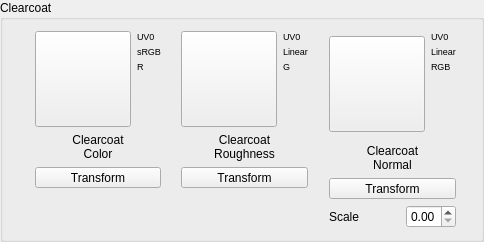
            <widget class="QGroupBox" name="grpClearcoat">
             <property name="title">
              <string>Clearcoat</string>
             </property>
             <layout class="QHBoxLayout" name="horizontalLayout_4">
              <item>
               <spacer name="horizontalSpacer_19">
                <property name="orientation">
                 <enum>Qt::Orientation::Horizontal</enum>
                </property>
                <property name="sizeHint" stdset="0">
                 <size>
                  <width>15</width>
                  <height>20</height>
                 </size>
                </property>
               </spacer>
              </item>
              <item>
               <widget class="Line" name="line_4">
                <property name="orientation">
                 <enum>Qt::Orientation::Horizontal</enum>
                </property>
               </widget>
              </item>
              <item>
               <layout class="QVBoxLayout" name="verticalLayout_16">
                <item>
                 <layout class="QHBoxLayout" name="horizontalLayoutCCColorPreview">
                  <property name="spacing">
                   <number>6</number>
                  </property>
                  <item>
                   <widget class="QPushButton" name="btnCCColorTex">
                    <property name="minimumSize">
                     <size>
                      <width>96</width>
                      <height>96</height>
                     </size>
                    </property>
                    <property name="maximumSize">
                     <size>
                      <width>96</width>
                      <height>96</height>
                     </size>
                    </property>
                    <property name="acceptDrops">
                     <bool>true</bool>
                    </property>
                    <property name="toolTip">
                     <string>Load/Replace Clearcoat Color</string>
                    </property>
                    <property name="text">
                     <string/>
                    </property>
                    <property name="iconSize">
                     <size>
                      <width>90</width>
                      <height>90</height>
                     </size>
                    </property>
                   </widget>
                  </item>
                  <item>
                   <layout class="QVBoxLayout" name="verticalLayoutCCColorMeta">
                    <property name="spacing">
                     <number>4</number>
                    </property>
                    <item>
                     <widget class="QLabel" name="lblCCColorMetaUV">
                      <property name="font">
                       <font>
                        <pointsize>7</pointsize>
                       </font>
                      </property>
                      <property name="text">
                       <string>UV0</string>
                      </property>
                     </widget>
                    </item>
                    <item>
                     <widget class="QLabel" name="lblCCColorMetaColorSpace">
                      <property name="font">
                       <font>
                        <pointsize>7</pointsize>
                       </font>
                      </property>
                      <property name="text">
                       <string>sRGB</string>
                      </property>
                     </widget>
                    </item>
                    <item>
                     <widget class="QLabel" name="lblCCColorMetaPacking">
                      <property name="font">
                       <font>
                        <pointsize>7</pointsize>
                       </font>
                      </property>
                      <property name="text">
                       <string>R</string>
                      </property>
                     </widget>
                    </item>
                    <item>
                     <spacer name="verticalSpacerCCColorMeta">
                      <property name="orientation">
                       <enum>Qt::Orientation::Vertical</enum>
                      </property>
                      <property name="sizeHint" stdset="0">
                       <size>
                        <width>20</width>
                        <height>40</height>
                       </size>
                      </property>
                     </spacer>
                    </item>
                   </layout>
                  </item>
                 </layout>
                </item>
                <item>
                 <widget class="QLabel" name="lblCCColor">
                  <property name="text">
                   <string>Clearcoat
Color</string>
                  </property>
                  <property name="alignment">
                   <set>Qt::AlignmentFlag::AlignCenter</set>
                  </property>
                 </widget>
                </item>
                <item>
                 <widget class="QToolButton" name="toolButtonClearCColTexTrsf">
                  <property name="sizePolicy">
                   <sizepolicy hsizetype="MinimumExpanding" vsizetype="Fixed">
                    <horstretch>0</horstretch>
                    <verstretch>0</verstretch>
                   </sizepolicy>
                  </property>
                  <property name="toolTip">
                   <string>Open UV transform controls (offset/scale/rotation)
for this texture</string>
                  </property>
                  <property name="text">
                   <string>Transform</string>
                  </property>
                 </widget>
                </item>
                <item>
                 <spacer name="verticalSpacer_3">
                  <property name="orientation">
                   <enum>Qt::Orientation::Vertical</enum>
                  </property>
                  <property name="sizeHint" stdset="0">
                   <size>
                    <width>20</width>
                    <height>40</height>
                   </size>
                  </property>
                 </spacer>
                </item>
               </layout>
              </item>
              <item>
               <spacer name="horizontalSpacer_20">
                <property name="orientation">
                 <enum>Qt::Orientation::Horizontal</enum>
                </property>
                <property name="sizeHint" stdset="0">
                 <size>
                  <width>14</width>
                  <height>20</height>
                 </size>
                </property>
               </spacer>
              </item>
              <item>
               <layout class="QVBoxLayout" name="verticalLayout_17">
                <item>
                 <layout class="QHBoxLayout" name="horizontalLayoutCCRoughPreview">
                  <property name="spacing">
                   <number>6</number>
                  </property>
                  <item>
                   <widget class="QPushButton" name="btnCCRoughTex">
                    <property name="minimumSize">
                     <size>
                      <width>96</width>
                      <height>96</height>
                     </size>
                    </property>
                    <property name="maximumSize">
                     <size>
                      <width>96</width>
                      <height>96</height>
                     </size>
                    </property>
                    <property name="acceptDrops">
                     <bool>true</bool>
                    </property>
                    <property name="toolTip">
                     <string>Load/Replace Clearcoat Roughness</string>
                    </property>
                    <property name="text">
                     <string/>
                    </property>
                    <property name="iconSize">
                     <size>
                      <width>90</width>
                      <height>90</height>
                     </size>
                    </property>
                   </widget>
                  </item>
                  <item>
                   <layout class="QVBoxLayout" name="verticalLayoutCCRoughMeta">
                    <property name="spacing">
                     <number>4</number>
                    </property>
                    <item>
                     <widget class="QLabel" name="lblCCRoughMetaUV">
                      <property name="font">
                       <font>
                        <pointsize>7</pointsize>
                       </font>
                      </property>
                      <property name="text">
                       <string>UV0</string>
                      </property>
                     </widget>
                    </item>
                    <item>
                     <widget class="QLabel" name="lblCCRoughMetaColorSpace">
                      <property name="font">
                       <font>
                        <pointsize>7</pointsize>
                       </font>
                      </property>
                      <property name="text">
                       <string>Linear</string>
                      </property>
                     </widget>
                    </item>
                    <item>
                     <widget class="QLabel" name="lblCCRoughMetaPacking">
                      <property name="font">
                       <font>
                        <pointsize>7</pointsize>
                       </font>
                      </property>
                      <property name="text">
                       <string>G</string>
                      </property>
                     </widget>
                    </item>
                    <item>
                     <spacer name="verticalSpacerCCRoughMeta">
                      <property name="orientation">
                       <enum>Qt::Orientation::Vertical</enum>
                      </property>
                      <property name="sizeHint" stdset="0">
                       <size>
                        <width>20</width>
                        <height>40</height>
                       </size>
                      </property>
                     </spacer>
                    </item>
                   </layout>
                  </item>
                 </layout>
                </item>
                <item>
                 <widget class="QLabel" name="lblCCRough">
                  <property name="text">
                   <string>Clearcoat
Roughness</string>
                  </property>
                  <property name="alignment">
                   <set>Qt::AlignmentFlag::AlignCenter</set>
                  </property>
                 </widget>
                </item>
                <item>
                 <widget class="QToolButton" name="toolButtonClearCRghTexTrsf">
                  <property name="sizePolicy">
                   <sizepolicy hsizetype="MinimumExpanding" vsizetype="Fixed">
                    <horstretch>0</horstretch>
                    <verstretch>0</verstretch>
                   </sizepolicy>
                  </property>
                  <property name="toolTip">
                   <string>Open UV transform controls (offset/scale/rotation)
for this texture</string>
                  </property>
                  <property name="text">
                   <string>Transform</string>
                  </property>
                 </widget>
                </item>
                <item>
                 <spacer name="verticalSpacer_4">
                  <property name="orientation">
                   <enum>Qt::Orientation::Vertical</enum>
                  </property>
                  <property name="sizeHint" stdset="0">
                   <size>
                    <width>20</width>
                    <height>40</height>
                   </size>
                  </property>
                 </spacer>
                </item>
               </layout>
              </item>
              <item>
               <spacer name="horizontalSpacer_21">
                <property name="orientation">
                 <enum>Qt::Orientation::Horizontal</enum>
                </property>
                <property name="sizeHint" stdset="0">
                 <size>
                  <width>15</width>
                  <height>20</height>
                 </size>
                </property>
               </spacer>
              </item>
              <item>
               <layout class="QVBoxLayout" name="verticalLayout_18">
                <item>
                 <layout class="QHBoxLayout" name="horizontalLayoutCCNormalPreview">
                  <property name="spacing">
                   <number>6</number>
                  </property>
                  <item>
                   <widget class="QPushButton" name="btnCCNormalTex">
                    <property name="minimumSize">
                     <size>
                      <width>96</width>
                      <height>96</height>
                     </size>
                    </property>
                    <property name="maximumSize">
                     <size>
                      <width>96</width>
                      <height>96</height>
                     </size>
                    </property>
                    <property name="acceptDrops">
                     <bool>true</bool>
                    </property>
                    <property name="toolTip">
                     <string>Load/Replace Clearcoat Normal</string>
                    </property>
                    <property name="text">
                     <string/>
                    </property>
                    <property name="iconSize">
                     <size>
                      <width>90</width>
                      <height>90</height>
                     </size>
                    </property>
                   </widget>
                  </item>
                  <item>
                   <layout class="QVBoxLayout" name="verticalLayoutCCNormalMeta">
                    <property name="spacing">
                     <number>4</number>
                    </property>
                    <item>
                     <widget class="QLabel" name="lblCCNormalMetaUV">
                      <property name="font">
                       <font>
                        <pointsize>7</pointsize>
                       </font>
                      </property>
                      <property name="text">
                       <string>UV0</string>
                      </property>
                     </widget>
                    </item>
                    <item>
                     <widget class="QLabel" name="lblCCNormalMetaColorSpace">
                      <property name="font">
                       <font>
                        <pointsize>7</pointsize>
                       </font>
                      </property>
                      <property name="text">
                       <string>Linear</string>
                      </property>
                     </widget>
                    </item>
                    <item>
                     <widget class="QLabel" name="lblCCNormalMetaPacking">
                      <property name="font">
                       <font>
                        <pointsize>7</pointsize>
                       </font>
                      </property>
                      <property name="text">
                       <string>RGB</string>
                      </property>
                     </widget>
                    </item>
                    <item>
                     <spacer name="verticalSpacerCCNormalMeta">
                      <property name="orientation">
                       <enum>Qt::Orientation::Vertical</enum>
                      </property>
                      <property name="sizeHint" stdset="0">
                       <size>
                        <width>20</width>
                        <height>40</height>
                       </size>
                      </property>
                     </spacer>
                    </item>
                   </layout>
                  </item>
                 </layout>
                </item>
                <item>
                 <widget class="QLabel" name="lblCCNormal">
                  <property name="text">
                   <string>Clearcoat
Normal</string>
                  </property>
                  <property name="alignment">
                   <set>Qt::AlignmentFlag::AlignCenter</set>
                  </property>
                 </widget>
                </item>
                <item>
                 <widget class="QToolButton" name="toolButtonClearCNorTexTrsf">
                  <property name="sizePolicy">
                   <sizepolicy hsizetype="MinimumExpanding" vsizetype="Fixed">
                    <horstretch>0</horstretch>
                    <verstretch>0</verstretch>
                   </sizepolicy>
                  </property>
                  <property name="toolTip">
                   <string>Open UV transform controls (offset/scale/rotation)
for this texture</string>
                  </property>
                  <property name="text">
                   <string>Transform</string>
                  </property>
                 </widget>
                </item>
                <item>
                 <layout class="QHBoxLayout" name="horizontalLayout_28">
                  <item>
                   <widget class="QLabel" name="lblClearcoatNormalScaleLabel">
                    <property name="text">
                     <string>Scale</string>
                    </property>
                   </widget>
                  </item>
                  <item>
                   <widget class="QDoubleSpinBox" name="doubleSpinBoxClearcoatNormalScale">
                    <property name="maximumSize">
                     <size>
                      <width>50</width>
                      <height>16777215</height>
                     </size>
                    </property>
                    <property name="toolTip">
                     <string>Strength of the clearcoat's own normal map</string>
                    </property>
                   </widget>
                  </item>
                 </layout>
                </item>
               </layout>
              </item>
              <item>
               <spacer name="horizontalSpacer_22">
                <property name="orientation">
                 <enum>Qt::Orientation::Horizontal</enum>
                </property>
                <property name="sizeHint" stdset="0">
                 <size>
                  <width>14</width>
                  <height>20</height>
                 </size>
                </property>
               </spacer>
              </item>
             </layout>
            </widget>
